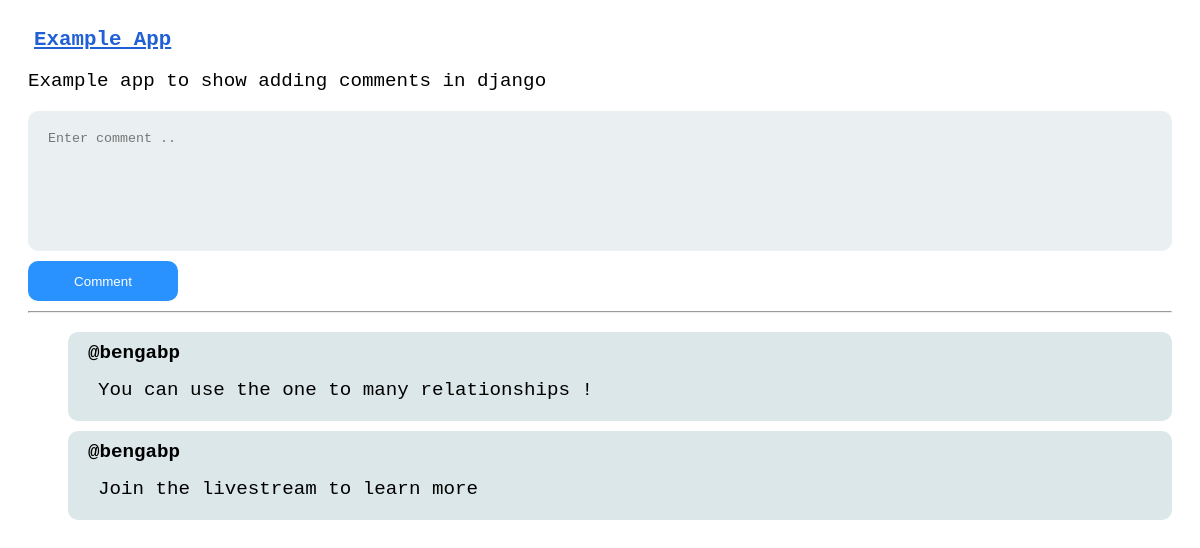
Page /post/testuniqueid (signed in) on the committed database.
### socialapp/models.py (models this page shows)
class Post(models.Model):
    unique_id = models.CharField(max_length=50,null=True)
    title = models.CharField(max_length=100)
    body = models.CharField(max_length=1000)
    created_at = models.DateTimeField(auto_now=True)
    author  = models.ForeignKey(User,on_delete=models.CASCADE)

class Comment(models.Model):
    body = models.CharField(max_length=1000)
    created_at = models.DateTimeField(auto_now=True)
    author = models.ForeignKey(User,on_delete=models.CASCADE)
    post = models.ForeignKey(Post,models.CASCADE)

### socialapp/views.py (the view)
# urls.py: path("post/<str:unique_id>", single_post, name="single_post")
@login_required(login_url="/login")
def single_post(request,unique_id):
    print("METHOD: ",request.method)
    post = Post.objects.filter(unique_id=unique_id).first()
    if request.method == "GET":
        if post is None:
            return HttpResponse("Post was not found !")
        print(f"Post ID => {unique_id}")
        comments = post.comment_set.all()
        return render(request,"post_details.html",context={"post":post,"comments":comments})
    comment = request.POST.get("comment")
    print(f"Comment : {comment}")
    new_comment = Comment(body=comment,author=request.user,post=post)
    new_comment.save()
    return redirect(request.path)

### templates/post_details.html (shortened to what this page needs)
{% extends 'base.html' %}
{% block body %}
    <section class="main-content">
        <div class="post-details">
            <span class="bg-color">{{post.title}}</span>
            <p>{{post.body}}</p>
        </div>
        <div class="comments">
            <div class="new-comment-container">
                <form action="#" method="post">
                    <textarea name="comment" placeholder="Enter comment .."></textarea>
                    <input type="submit" value="Comment" class="action-btn">
                </form>
            </div>
            <hr>
            {% if comments %}
                <ul id="comments">
                    {% for comment in comments %}
                        <li class="single-comment">
                            <span>@{{comment.author.username}}</span>
                            <p>{{comment.body}}</p
                        </li>
                    {% endfor %}
                </ul>
            {% else %}
                <h2>Be the first to comment !</h2>
            {% endif %}
        </div>
    </section>
{% endblock body %}

### static/main.css (style rules this page uses)
body { font-family: monospace; font-size:1.2rem; }
.action-btn { padding: 10px; outline: none; border: none; color: white; background-color: #007effd6; border-radius: 10px; max-width: max-content; min-width: 150px; height: 40px; transition:0.3s; }
.bg-color { color: #205fd5; padding: 3px 6px; border-radius: 10px; font-weight: bold; }
textarea { min-height:100px; min-width:300px; padding:20px; outline:none; border:none; border-radius:10px; resize:none; }
.post-details span.bg-color { color: #205fd5; background-color:transparent; padding: 3px 6px; border-radius: 10px; font-weight: bold; font-size: 1.3rem; text-decoration-line: underline; }
.main-content { padding:20px; }
.single-comment { display:flex; flex-direction:column; gap:5px; background-color: #145e6e26; padding: 10px; padding-left: 20px; border-radius: 10px; }
.single-comment span { font-weight:bold; }
.single-comment p { margin:0; padding:10px; }
#comments { display:flex; flex-direction:column; gap:10px; }
.new-comment-container form { display: flex; flex-direction: column; gap: 10px; }
.new-comment-container textarea { background-color: #9fb8c138; padding: 10px 150x; }

### rows in the picture
Post: title "Example App", body "Example app to show adding comments in django"
Comment: author.username "bengabp", body "You can use the one to many relationships !"
Comment: author.username "bengabp", body "Join the livestream to learn more"
